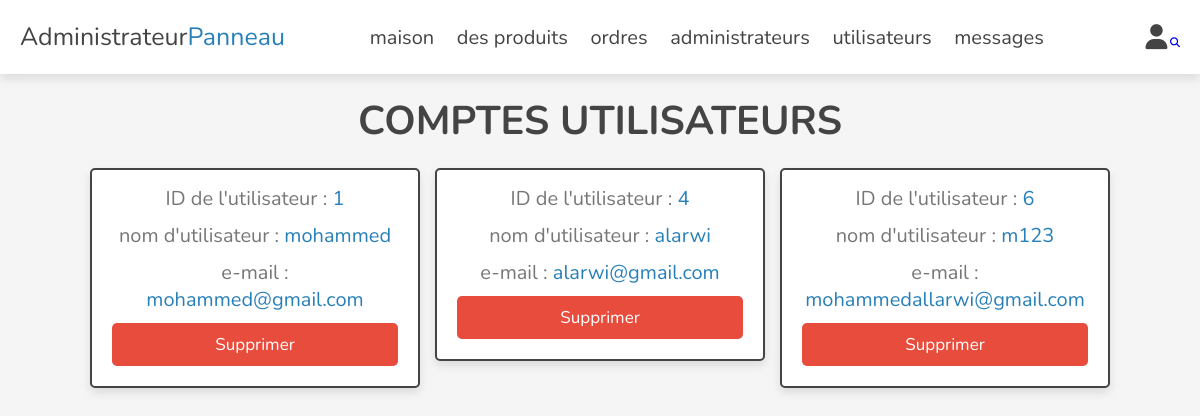
The page /admin/users_accounts.php (signed in) on the database its author committed.
### tables this page shows
CREATE TABLE `utilisateurs` (
  `userId` int(11) NOT NULL,
  `name` varchar(255) NOT NULL,
  `email` varchar(255) NOT NULL,
  `number` varchar(15) NOT NULL,
  `password` varchar(255) NOT NULL,
  `address` varchar(255) NOT NULL,
  `reset_code` int(11) NOT NULL
);

### admin/users_accounts.php (the view, shortened to what this page needs)
<?php
include '../components/connect.php';
?>
<!DOCTYPE html>
<html lang="en">
<head>
   <link rel="stylesheet" href="https://cdnjs.cloudflare.com/ajax/libs/font-awesome/6.1.1/css/all.min.css">
   <link rel="stylesheet" href="../css/admin_style.css">
</head>
<body>
<?php include '../components/admin_header.php' ?>
<section class="accounts">
   <h1 class="heading">comptes utilisateurs</h1>
   <div class="box-container">
   <?php
      $select_account = $conn->prepare("SELECT * FROM `utilisateurs`");
      $select_account->execute();
      if($select_account->rowCount() > 0){
         while($fetch_accounts = $select_account->fetch(PDO::FETCH_ASSOC)){
   ?>
   <div class="box">
      <p> ID de l'utilisateur : <span><?= $fetch_accounts['userId']; ?></span> </p>
      <p> nom d'utilisateur : <span><?= $fetch_accounts['name']; ?></span> </p>
      <p> e-mail : <span><?= $fetch_accounts['email']; ?></span> </p>
      <a href="users_accounts.php?delete=<?= $fetch_accounts['userId']; ?>" class="delete-btn" onclick="return confirm('supprimer ce compte?');">supprimer</a>
   </div>
   <?php
      }
   }else{
      echo '<p class="empty">aucun compte disponible</p>';
   }
   ?>
   </div>
</section>
</body>
</html>

### css/admin_style.css (style rules this page uses)
:root { --main-color:#2980b9; --orange:#f39c12; --red:#e74c3c; --black:#444; --white:#fff; --light-color:#777; --light-bg:#f5f5f5; --border:.2rem solid var(--black); --box-shadow:0 .5rem 1rem rgba(0,0,0,.1); }
* { font-family: 'Nunito', sans-serif; margin:0; padding:0; box-sizing: border-box; outline: none; border:none; text-decoration: none; }
html { font-size: 62.5%; overflow-x: hidden; }
body { background-color: var(--light-bg); }
section { padding:2rem; max-width: 1200px; margin:0 auto; }
.heading { font-size: 4rem; color:var(--black); margin-bottom: 2rem; text-align: center; text-transform: uppercase; }
.btn, .delete-btn, .option-btn { display: block; width: 100%; margin-top: 1rem; border-radius: .5rem; padding:1rem 3rem; font-size: 1.7rem; text-transform: capitalize; color:var(--white); cursor: pointer; text-align: center; }
.delete-btn { background-color: var(--red); }
.accounts .box-container { display: grid; grid-template-columns: repeat(auto-fit, 33rem); gap:1.5rem; align-items: flex-start; justify-content: center; }
.accounts .box-container .box { padding:2rem; padding-top: .5rem; border-radius: .5rem; text-align: center; border:var(--border); background-color: var(--white); box-shadow: var(--box-shadow); }
.accounts .box-container .box p { font-size: 2rem; color:var(--light-color); margin: 1rem 0; }
.accounts .box-container .box p span { color:var(--main-color); }

### rows shown on the page
utilisateurs: userId "1", name "mohammed", email "mohammed@gmail.com"
utilisateurs: userId "4", name "alarwi", email "alarwi@gmail.com"
utilisateurs: userId "6", name "m123", email "mohammedallarwi@gmail.com"
